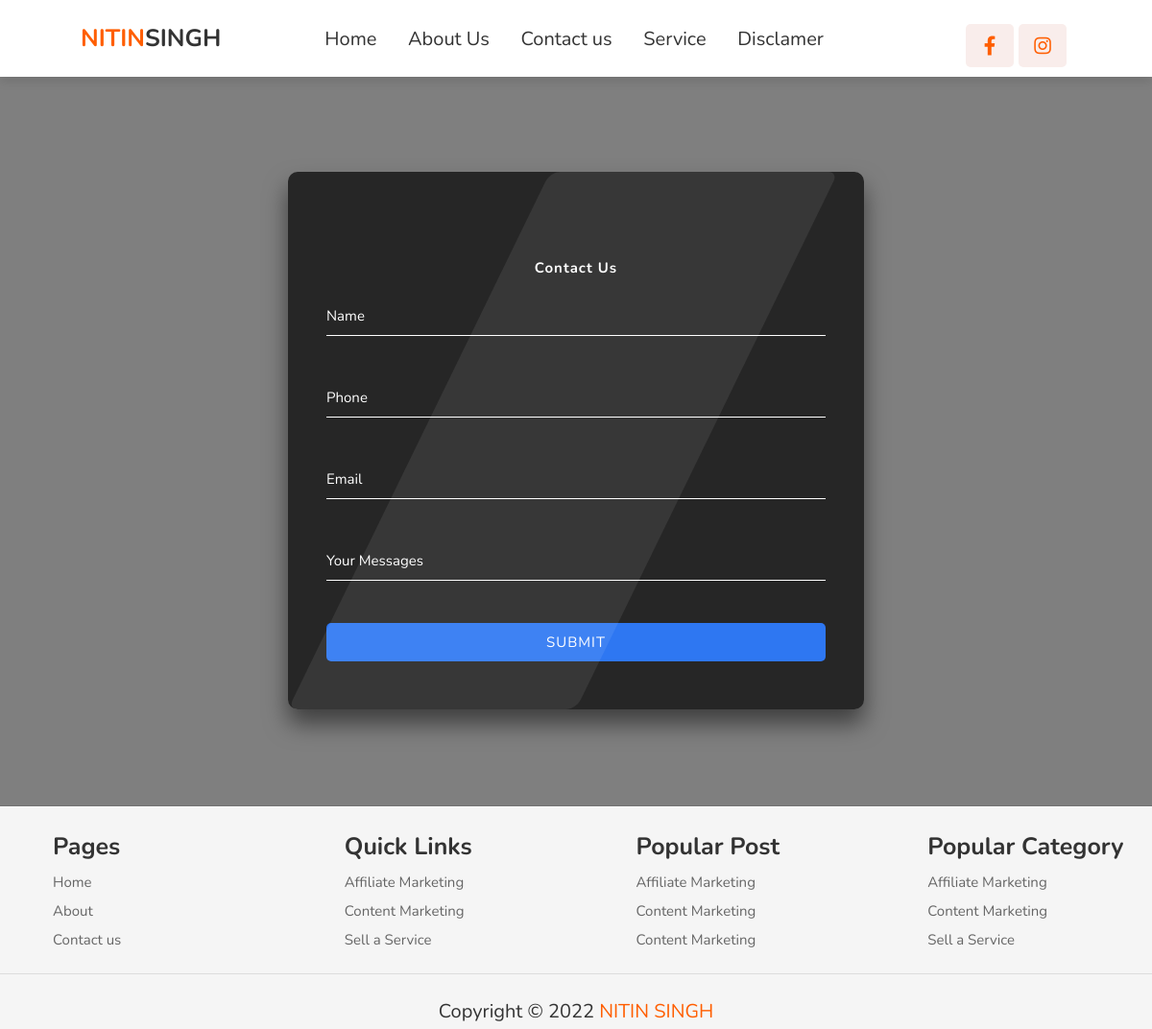
The app's page /contactus/ with its own data.
### blogtheme/models.py (models this page shows, shortened)
class Navlog(models.Model):
    NAV_CHOICES = (
        ("logo", "logo"),
    )
    logo = models.CharField(max_length=20, choices=NAV_CHOICES,unique=True)
    name = models.CharField(max_length=20)
    name2 = models.CharField(max_length=20)

class Nav_menu(models.Model):
    MENU_CHOICES = (
        ("menu1", "menu1"),
        ("menu2", "menu2"),
        ("menu3", "menu3"),
        ("menu4", "menu4"),
        ("menu5", "menu5"),
        ("menu6", "menu6"),
    )
    your_menu = models.CharField(max_length=20,default="icon1", choices=MENU_CHOICES,unique=True)
    menuname = models.CharField(max_length=15)
    menuurl = models.CharField(max_length=40)

class Nav_social_media_icon(models.Model):
    ICON_CHOICES = (
        ("icon1", "icon1"),
        ("icon2", "icon2"),
    )
    your_icon = models.CharField(max_length=20,default="icon1", choices=ICON_CHOICES,unique=True)
    icon = models.CharField(max_length=30)
    iconlink = models.CharField(max_length=60)

class FooterHeading(models.Model):
    FOOTER_CHOICES = (
        ("first", "first"),
        ("second", "second"),
        ("third", "third"),
        ("fourth", "fourth"),
    )
    sno = models.CharField(max_length=25,choices=FOOTER_CHOICES, unique=True)
    name = models.CharField(max_length=55)

class FooterLink(models.Model):
    head = models.ForeignKey(FooterHeading, on_delete=models.CASCADE)
    name = models.CharField(max_length=55)
    link = models.CharField(max_length=200)

class copyrightClaim(models.Model):
    COPYRIGHT_CHOICES = (
        ("footer", "footer"),
    )
    location = models.CharField(max_length=25, choices=COPYRIGHT_CHOICES, unique=True)
    msg = models.CharField(max_length=155)

### blog/views.py (the view, shortened to what this page needs)
# urls.py: path('contactus/', views.Contactus, name="contactus"),
def Contactus(request):
    featured_category = Category.objects.filter(featured=True)
    return render(request, "blog/contactus.html", {"featured_category":featured_category,"navThemeBar":baseData()})

### blog/templates/blog/contactus.html (shortened to what this page needs)
{% extends 'blog/base.html' %}
{% block body %}
</head>
<div class="login-wrapper">
    <form action={% url 'contactus' %} method="post" class="form">
        <div class="msgs-contact">
        </div>
        <h2>Contact Us</h2>
        <div class="input-group">
            <input type="text" name="name" id="loginUser" required autocomplete="off">
            <label for="name">Name</label>
        </div><br>
        <div class="input-group">
            <input type="number" name="phone" id="loginUser" required autocomplete="off">
            <label for="phone">Phone</label>
        </div><br>
        <div class="input-group">
            <input type="email" name="email" id="loginUser" required autocomplete="off">
            <label for="email">Email</label>
        </div> <br>
        <div class="input-group">
            <input type="text" name="content" id="loginUser" required autocomplete="off">
            <label for="content">Your Messages</label>
        </div> <br>
        <input type="submit" class="submit-btn">
    </form>
</div>
{% endblock body %}

### blog/templates/blog/base.html (shortened to what this page needs)
<!DOCTYPE html>
<html lang="en">
<head>
    {% load static %}
    <link rel="stylesheet" href="{% static 'blog/style.css' %}">
    <link rel="stylesheet" href="https://cdnjs.cloudflare.com/ajax/libs/font-awesome/5.15.3/css/all.min.css"/>
</head>
<body>
{% if navThemeBar.logo or navThemeBar.pages or navThemeBar.righticon %}
<header>
    <a href="/" class="logo"><span>{{navThemeBar.logo.name}}</span>{{navThemeBar.logo.name2}}</a>
    <nav class="navbar">
        {% for i in navThemeBar.pages %}
        <a href="{{i.menuurl}}">{{i.menuname}}</a>
        {% endfor %}
    </nav>
    <div class="icons">
        {% for i in navThemeBar.righticon %}
        <a href="{{i.iconlink}}" class="{{i.icon}}"></a>
        {% endfor %}
    </div>
</header>
{% endif %}
<br>
    {% block body %}{% endblock body %}
<section class="footer">
    <div class="footer-container">
        <div class="box-container">
            <div class="box">
                <h3>{{navThemeBar.footer.foothead.footh1.name}}</h3>
                {% for i in navThemeBar.footer.footerlink.foot1 %}
                <a href="{{i.url}}">{{i.name}}</a>
                {% endfor %}
            </div>
            <div class="box">
                <h3>{{navThemeBar.footer.foothead.footh2.name}}</h3>
                {% for i in navThemeBar.footer.footerlink.foot2 %}
                <a href="{{i.url}}">{{i.name}}</a>
                {% endfor %}
            </div>
            <div class="box">
                <h3>{{navThemeBar.footer.foothead.footh3.name}}</h3>
                {% for i in navThemeBar.footer.footerlink.foot3 %}
                <a href="{{i.url}}">{{i.name}}</a>
                {% endfor %}
            </div>
            <div class="box">
                <h3>{{navThemeBar.footer.foothead.footh4.name}}</h3>
                {% for i in navThemeBar.footer.footerlink.foot4 %}
                <a href="{{i.url}}">{{i.name}}</a>
                {% endfor %}
            </div>
        </div>
        {% if navThemeBar.footer.copyrightmsg != None %}<div class="credit">{{navThemeBar.footer.copyrightmsg.msg|safe}}</div>{% endif %}
    </div>
</section>
</body>
</html>

### blog/static/blog/style.css (style rules this page uses)
:root { --red: #ff5e00; --light-red: #f9edeb; }
* { font-family: "Nunito", sans-serif; margin: 0; padding: 0; box-sizing: border-box; outline: none; border: none; text-decoration: none; }
html { font-size: 62.5%; overflow-x: hidden; scroll-behavior: smooth; scroll-padding-top: 7rem; }
a { text-decoration: none; }
body { background: #f7f7f7; }
header { position: fixed; top: 0; left: 0; right: 0; z-index: 1000; background: #fff; padding: 1rem 7%; box-shadow: 0 0.5rem 1rem rgba(0, 0, 0, 0.1); display: flex; align-items: center; justify-content: space-between; }
header .logo { font-weight: bolder; font-size: 2.5rem; color: #333; }
header .logo span { color: var(--red); }
header .navbar a { color: #333; font-size: 2rem; padding: 0 1.5rem; }
header .icons #menu-bars, header .icons a { height: 4.5rem; line-height: 4.5rem; width: 5rem; font-size: 2rem; margin-right: 0.5rem; border-radius: 0.5rem; color: var(--red); background: var(--light-red); text-align: center; }
.footer { position: relative; left: 0; bottom: 0; width: 100%; border-top: 0.1rem solid rgba(0, 0, 0, 0.1); }
.footer .footer-container { background: whitesmoke; }
.footer .footer-container .box-container { display: flex; flex-wrap: wrap; gap: 1.5rem; }
.footer .footer-container .box-container .box { flex: 1 1 15rem; margin-top: 20px; margin-left: 55px; }
.footer .footer-container .box-container .box h3 { font-size: 2.5rem; color: #333; padding: 0.5rem 0; }
.footer .footer-container .box-container .box a { display: block; font-size: 1.5rem; color: #666; padding: 0.5rem 0; }
.footer .footer-container .credit { margin-top: 2rem; padding: 0.5rem; padding-top: 2.5rem; font-size: 2rem; text-align: center; color: #333; border-top: 0.1rem solid rgba(0, 0, 0, 0.1); }
.footer .footer-container .credit span { color: var(--red); }
.login-wrapper { height: auto; display: flex; justify-content: center; align-items: center; margin-top: 100px; margin-bottom: 100px; }
.form { position: relative; width: 100%; max-width: 600px; padding: 80px 40px 40px; background: rgba(0, 0, 0, 0.7); border-radius: 10px; color: #fff; box-shadow: 0 15px 25px rgba(0, 0, 0, 0.5); }
.msgs-contact { font-size: 20px; padding: 5px 5px; }
.form::before { content: ""; position: absolute; top: 0; left: 0; width: 50%; height: 100%; background: rgba(255, 255, 255, 0.08); transform: skewX(-26deg); transform-origin: bottom left; border-radius: 10px; pointer-events: none; }
.form h2 { text-align: center; letter-spacing: 1px; margin-bottom: 2rem; color: #ffffff; }
.form .input-group { position: relative; font-size: 1.5rem; }
.form .input-group input { width: 100%; padding: 10px 0; font-size: 1.5rem; letter-spacing: 1px; margin-bottom: 30px; border: none; border-bottom: 1px solid #fff; outline: none; background-color: transparent; color: inherit; }
.form .input-group label { position: absolute; top: 0; left: 0; padding: 10px 0; font-size: 1.5rem; pointer-events: none; transition: 0.3s ease-out; }
.submit-btn { display: block; margin-left: auto; border: none; outline: none; background: #2e77f2; color: rgb(255, 255, 255); font-size: 1.5rem; text-transform: uppercase; letter-spacing: 1px; padding: 10px 20px; border-radius: 5px; cursor: pointer; }
input { font-size: 1.6rem; width: 100%; border: none; border-bottom: 2px solid #aaa; background-color: transparent; margin-bottom: 10px; resize: none; outline: none; transition: 0.5s; }
.icons { display: flex; margin-top: 15px; margin-left: 40px; }

### blog/templates/blog/contactus.html (style rules this page uses)
body { background: linear-gradient(rgba(0, 0, 0, 0.5), rgba(0, 0, 0, 0.5)), url('../../static/accounts//bg.jpg') no-repeat center; overflow-x: hidden; }

### records on screen
Navlog: logo.name "NITIN", logo.name2 "SINGH"
Nav_menu: menuname "Home"
Nav_menu: menuname "About Us"
Nav_menu: menuname "Contact us"
Nav_menu: menuname "Service"
Nav_menu: menuname "Disclamer"
FooterHeading: footer.foothead.footh1.name "Pages"
FooterLink: name "Home"
FooterLink: name "About"
FooterLink: name "Contact us"
FooterHeading: footer.foothead.footh2.name "Quick Links"
FooterLink: name "Affiliate Marketing"
FooterLink: name "Content Marketing"
FooterLink: name "Sell a Service"
FooterHeading: footer.foothead.footh3.name "Popular Post"
FooterLink: name "Affiliate Marketing"
FooterLink: name "Content Marketing"
FooterLink: name "Content Marketing"
FooterHeading: footer.foothead.footh4.name "Popular Category"
FooterLink: name "Affiliate Marketing"
FooterLink: name "Content Marketing"
FooterLink: name "Sell a Service"
copyrightClaim: footer.copyrightmsg.msg "Copyright © 2022 NITIN SINGH"
